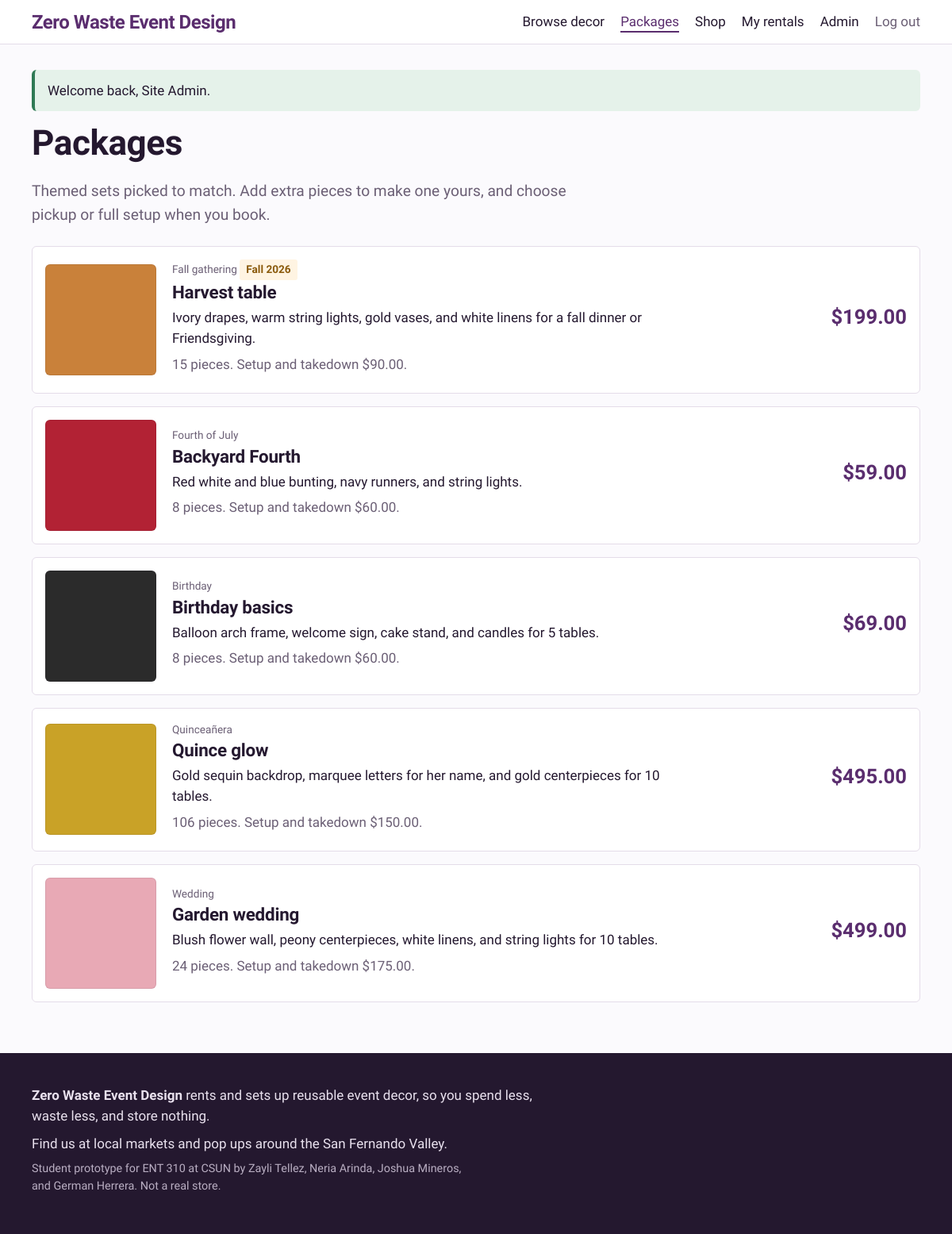
Screenshot of /packages.php (signed in) with the database file from the repository.
### tables this page shows
CREATE TABLE packages (
  id          INT AUTO_INCREMENT PRIMARY KEY,
  name        VARCHAR(120) NOT NULL,
  event_type  VARCHAR(60)  NOT NULL,
  description TEXT NOT NULL,
  price       DECIMAL(8,2) NOT NULL,
  setup_fee   DECIMAL(8,2) NOT NULL DEFAULT 75.00,  
  season      VARCHAR(40) NULL,                     
  color_hex   CHAR(7) NOT NULL DEFAULT '#CCCCCC',
  is_active   TINYINT(1) NOT NULL DEFAULT 1
);

### includes/bootstrap.php (called while the page is built, shortened)
<?php
function db(): PDO
{
    static $pdo = null;
    if ($pdo === null) {
        $dsn = 'mysql:host=' . DB_HOST . ';port=' . DB_PORT . ';dbname=' . DB_NAME . ';charset=utf8mb4';
        $pdo = new PDO($dsn, DB_USER, DB_PASS, [
            PDO::ATTR_ERRMODE            => PDO::ERRMODE_EXCEPTION,
            PDO::ATTR_DEFAULT_FETCH_MODE => PDO::FETCH_ASSOC,
            PDO::ATTR_EMULATE_PREPARES   => false,
        ]);
    }
    return $pdo;
}
function base_url(): string
{
    static $base = null;
    if ($base === null) {
        $script = $_SERVER['SCRIPT_NAME'] ?? '';
        $dir = str_replace('\\', '/', dirname($script));
        $base = rtrim($dir, '/');
    }
    return $base;
}
function url(string $path = ''): string
{
    return base_url() . '/' . ltrim($path, '/');
}
function e(?string $text): string
{
    return htmlspecialchars((string) $text, ENT_QUOTES, 'UTF-8');
}
function money($amount): string
{
    return '$' . number_format((float) $amount, 2);
}
    ob_start(); ?>

### public/packages.php (the view, shortened to what this page needs)
<?php
require __DIR__ . '/../includes/bootstrap.php';
$packages = db()->query('SELECT p.*, COUNT(pi.item_id) AS piece_types, COALESCE(SUM(pi.quantity), 0) AS piece_count
                         FROM packages p
                         LEFT JOIN package_items pi ON pi.package_id = p.id
                         WHERE p.is_active = 1
                         GROUP BY p.id ORDER BY p.season IS NULL, p.price')->fetchAll();
require __DIR__ . '/../includes/header.php';
?>
<h1>Packages</h1>
<p class="lead">Themed sets picked to match. Add extra pieces to make one yours, and choose pickup or full setup when you book.</p>
<div class="package-list">
  <?php foreach ($packages as $p): ?>
    <article class="package-row">
      <span class="swatch" style="--swatch: <?= e($p['color_hex']) ?>"></span>
      <div>
        <p class="chip-kicker"><?= e($p['event_type']) ?><?php if ($p['season']): ?> <span class="season-tag"><?= e($p['season']) ?></span><?php endif; ?></p>
        <h2><a href="<?= e(url('package.php?id=' . $p['id'])) ?>"><?= e($p['name']) ?></a></h2>
        <p><?= e($p['description']) ?></p>
        <p class="muted"><?= (int) $p['piece_count'] ?> pieces. Setup and takedown <?= money($p['setup_fee']) ?>.</p>
      </div>
      <p class="package-price"><?= money($p['price']) ?></p>
    </article>
  <?php endforeach; ?>
</div>
<?php require __DIR__ . '/../includes/footer.php'; ?>

### public/assets/style.css (style rules this page uses)
:root { --paper: #FBFAFD; --white: #FFFFFF; --ink: #24182F; --muted: #6B5F75; --plum: #5A2D6E; --plum-soft: #F1EAF5; --marigold: #F2A93B; --sage: #2F7A55; --sage-soft: #E5F2EA; --berry: #B3263E; --berry-soft: #FBE9EC; --line: #E4DCE9; --display: "Bricolage Grotesque", "Segoe UI", system-ui, sans-serif; --body: "Atkinson Hyperlegible", "Segoe UI", system-ui, sans-serif; --radius: 6px; --gap: clamp(1rem, 3vw, 1.5rem); }
*, *::before, *::after { box-sizing: border-box; }
html { -webkit-text-size-adjust: 100%; }
body { margin: 0; background: var(--paper); color: var(--ink); font: 400 1.0625rem/1.55 var(--body); }
a { color: var(--plum); text-underline-offset: 0.18em; }
h1, h2, h3 { font-family: var(--display); line-height: 1.1; letter-spacing: -0.01em; margin: 0 0 0.5em; }
h1 { font-size: clamp(2rem, 4vw, 2.75rem); font-weight: 800; }
h2 { font-size: 1.5rem; font-weight: 700; margin-top: 2rem; }
p { margin: 0 0 1rem; max-width: 68ch; }
.muted { color: var(--muted); }
.lead { font-size: 1.2rem; color: var(--muted); }
.swatch { position: relative; display: block; aspect-ratio: 4 / 3; background: var(--swatch, #ccc); border-radius: var(--radius) var(--radius) 0 0; box-shadow: inset 0 0 0 1px rgba(36, 24, 47, 0.08); object-fit: cover; width: 100%; }
.chip-kicker { font-size: 0.85rem; color: var(--muted); }
.package-list { display: flex; flex-direction: column; gap: 1rem; margin-top: 1.5rem; }
.package-row { display: grid; grid-template-columns: 140px 1fr auto; gap: 1.25rem; align-items: center; background: var(--white); border: 1px solid var(--line); border-radius: var(--radius); padding: 1rem; }
.package-row .swatch { border-radius: var(--radius); aspect-ratio: 1 / 1; }
.package-row h2 { margin: 0 0 0.4rem; font-size: 1.4rem; }
.package-row h2 a { color: var(--ink); text-decoration: none; }
.package-row p { margin-bottom: 0.4rem; }
.package-row .chip-kicker { margin: 0 0 0.2rem; }
.package-price { font: 800 1.6rem/1 var(--display); color: var(--plum); margin: 0; }
.season-tag { display: inline-block; background: #FFF4E2; color: #8A5A0B; font-weight: 700; font-size: 0.85rem; padding: 0.15rem 0.5rem; border-radius: 3px; }

### rows the page displays
packages: event_type "Fall gathering", season "Fall 2026", name "Harvest table", description "Ivory drapes, warm string lights, gold vases, and white linens for a fall dinner or Friendsgiving.", piece_count "15", setup_fee "$90.00", price "$199.00"
packages: event_type "Fourth of July", name "Backyard Fourth", description "Red white and blue bunting, navy runners, and string lights.", piece_count "8", setup_fee "$60.00", price "$59.00"
packages: event_type "Birthday", name "Birthday basics", description "Balloon arch frame, welcome sign, cake stand, and candles for 5 tables.", piece_count "8", setup_fee "$60.00", price "$69.00"
packages: event_type "Quinceañera", name "Quince glow", description "Gold sequin backdrop, marquee letters for her name, and gold centerpieces for 10 tables.", piece_count "106", setup_fee "$150.00", price "$495.00"
packages: event_type "Wedding", name "Garden wedding", description "Blush flower wall, peony centerpieces, white linens, and string lights for 10 tables.", piece_count "24", setup_fee "$175.00", price "$499.00"

### other values shown
SITE_NAME "Zero Waste Event Design"
$label "Browse decor Packages Shop My rentals Admin"
$f['message'] "Welcome back, Site Admin."
